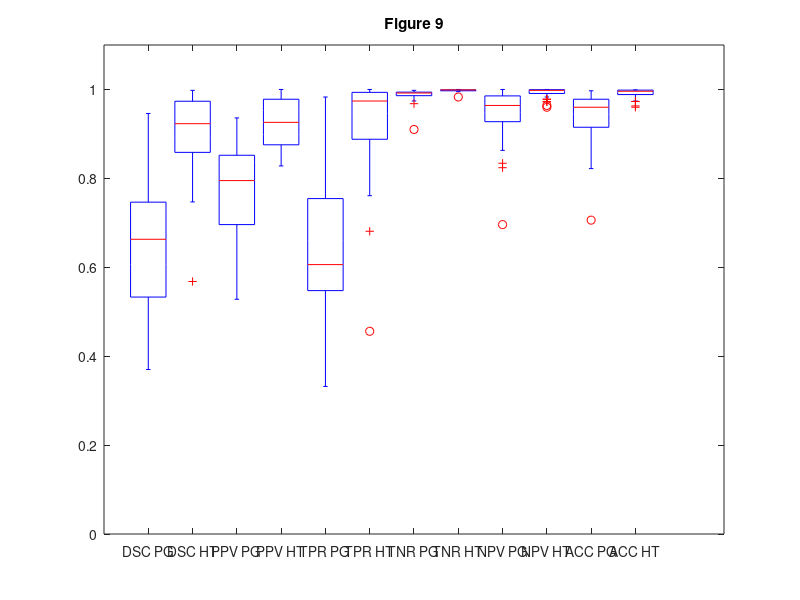
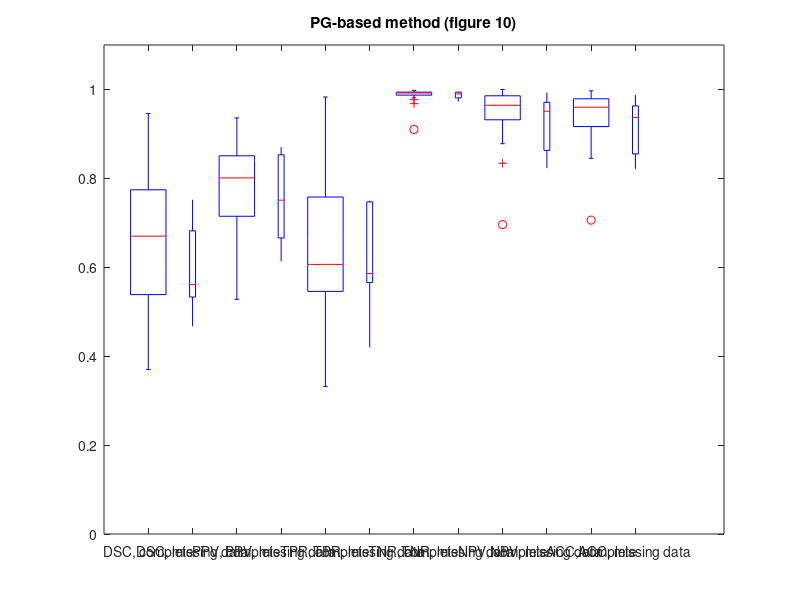
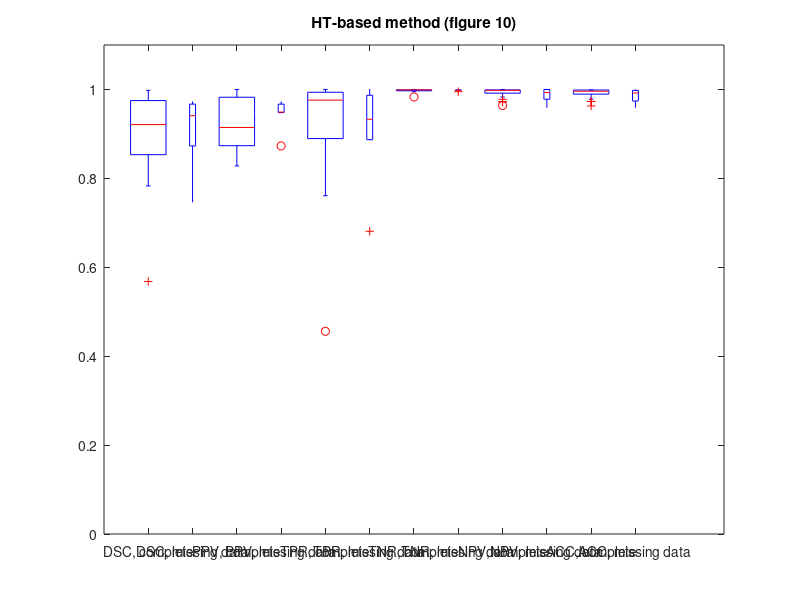

MATLAB code to generate these figures, in order:
clc; clear; close all;

                       %%% BOXPLOTS FIG. 9 AND 10 %%%
                         %%% Check Section 4.3 %%%


%% INPUT DATA        

M1 = [0.370 0.987 0.693 0.989 0.332 0.985 0.968 0.998 0.696 0.995 0.706 0.995];
M2 = [0.599 0.829 0.807 0.890 0.568 0.812 0.995 0.997 0.913 0.964 0.911 0.963];
M3 = [0.843 0.896 0.778 0.828 0.943 0.986 0.994 0.996 0.998 1.000 0.992 0.999];
M4 = [0.736 0.840 0.831 0.981 0.729 0.800 0.993 0.999 0.964 0.972 0.960 0.973];
M5 = [0.480 0.839 0.665 0.872 0.544 0.901 0.990 0.999 0.925 0.978 0.918 0.978];
M6 = [0.465 0.783 0.671 0.857 0.466 0.772 0.994 0.999 0.968 0.997 0.964 0.996];
M7 = [0.465 0.923 0.642 0.871 0.429 0.994 0.993 0.999 0.978 1.000 0.972 0.999];
M8 = [0.390 0.890 0.528 0.896 0.438 0.889 0.984 0.997 0.930 0.998 0.916 0.996];
M9 = [0.403 0.568 0.607 0.848 0.335 0.456 0.998 0.999 0.993 0.996 0.991 0.995];
M10 = [0.627 0.919 0.793 0.926 0.555 0.938 0.988 0.995 0.949 0.996 0.943 0.993];
M11 = [0.705 0.805 0.874 0.959 0.677 0.770 0.993 0.998 0.937 0.973 0.934 0.973];
M12 = [0.894 0.998 0.852 0.997 0.982 1.000 0.984 0.999 0.994 1.000 0.981 0.999];
M13 = [0.582 0.800 0.792 0.991 0.576 0.761 0.993 1.000 0.951 0.983 0.946 0.984];
M14 = [0.623 0.963 0.836 0.997 0.606 0.933 0.987 0.999 0.878 0.990 0.878 0.991];
M15 = [0.533 0.941 0.615 0.972 0.566 0.933 0.981 0.999 0.951 0.993 0.937 0.992];
M16 = [0.533 0.848 0.615 0.842 0.566 0.891 0.981 0.999 0.951 0.994 0.937 0.993];
M17 = [0.916 0.935 0.859 0.889 0.983 0.996 0.997 0.998 1.000 1.000 0.997 0.998];
M18 = [0.555 0.933 0.847 0.912 0.536 0.978 0.994 0.999 0.898 0.999 0.896 0.998];
M19 = [0.751 0.747 0.869 0.967 0.747 0.681 0.990 0.998 0.971 0.960 0.963 0.960];
M20 = [0.525 0.954 0.789 0.917 0.467 1.000 0.991 0.999 0.916 1.000 0.914 0.999];
M21 = [0.677 0.985 0.891 0.983 0.588 0.988 0.977 0.997 0.834 0.998 0.845 0.996];
M22 = [0.561 0.967 0.751 0.949 0.586 0.987 0.994 1.000 0.824 1.000 0.822 0.999];
M23 = [0.721 0.886 0.699 0.878 0.828 0.930 0.985 0.997 0.987 0.991 0.975 0.989];
M24 = [0.742 0.916 0.795 0.861 0.750 0.999 0.995 0.997 0.992 1.000 0.987 0.998];
M25 = [0.677 0.873 0.841 0.862 0.665 0.921 0.997 0.998 0.986 0.998 0.984 0.996];
M26 = [0.663 0.975 0.762 0.953 0.607 1.000 0.988 0.999 0.965 1.000 0.956 0.999];
M27 = [0.789 0.994 0.860 0.995 0.751 0.993 0.988 1.000 0.971 0.999 0.963 0.999];
M28 = [0.589 0.983 0.776 0.975 0.551 0.993 0.996 0.999 0.963 0.999 0.960 0.999];
M29 = [0.785 0.991 0.852 1.000 0.758 0.983 0.992 1.000 0.985 0.998 0.980 0.999];
M30 = [0.468 0.873 0.666 0.873 0.421 0.887 0.974 0.995 0.863 0.978 0.855 0.974];
M31 = [0.729 0.869 0.813 0.906 0.758 0.887 0.992 0.995 0.980 0.991 0.972 0.986];
M32 = [0.682 0.972 0.853 0.948 0.749 1.000 0.994 0.998 0.992 1.000 0.987 0.998];
M33 = [0.811 0.978 0.875 0.983 0.819 0.974 0.910 0.983 0.948 0.997 0.901 0.988];
M34 = [0.788 0.939 0.823 0.892 0.806 0.998 0.994 0.998 0.979 0.999 0.976 0.998];
M35 = [0.946 0.975 0.936 0.958 0.970 0.999 0.989 1.000 0.997 0.999 0.990 0.995];

M = [M1; M2; M3; M4; M5; M6; M7; M8; M9; M10; M11; M12; M13; M14; M15; M16; M17; M18; M19; M20; M21; M22; M23; M24; M25; M26; M27; M28; M29; M30; M31; M32; M33; M34; M35];

DSC_PG = M(:,1);
DSC_HT = M(:,2);
PPV_PG = M(:,3);
PPV_HT = M(:,4);
TPR_PG = M(:,5);
TPR_HT = M(:,6);
TNR_PG = M(:,7);
TNR_HT = M(:,8);
NPV_PG = M(:,9);
NPV_HT = M(:,10);
ACC_PG = M(:,11);
ACC_HT = M(:,12);


group = [ones(size(DSC_PG)); 2 * ones(size(DSC_HT)); ...
    3 * ones(size(PPV_PG)); 4 * ones(size(PPV_HT)); ...
    5 * ones(size(TPR_PG)); 6 * ones(size(TPR_HT)); ...
    7 * ones(size(TNR_PG)); 8 * ones(size(TNR_HT)); ...
    9 * ones(size(NPV_PG)); 10 * ones(size(NPV_HT)); ...
    11 * ones(size(ACC_PG)); 12 * ones(size(ACC_HT))];
h = boxplot([DSC_PG; DSC_HT; PPV_PG; PPV_HT; TPR_PG; TPR_HT; TNR_PG; TNR_HT; NPV_PG; NPV_HT; ACC_PG; ACC_HT], group, 'Labels', {'DSC PG','DSC HT', 'PPV PG','PPV HT', 'TPR PG', 'TPR HT', 'TNR PG', 'TNR HT', 'NPV PG', 'NPV HT', 'ACC PG', 'ACC HT'});
ylim([0 1.1])

colors = load("boxplot_colors.txt");

h = findobj(gca,'Tag','Box'); 
for j=1:length(h) 
patch(get(h(j),'XData'),get(h(j),'YData'),colors(j,:),'FaceAlpha',.5);
end 

xtickangle(45)
set(gcf,'Position',[100 100 1000 250])
title("Figure 9");





%% MISSING DATA
M0 = M(setdiff(1:35,[15, 19, 22, 30, 32]), :); % no missing data
M1 = M([15, 19, 22, 30, 32], :); %missing data

DSC_PG_NOMD = M0(:,1);
DSC_HT_NOMD = M0(:,2);
PPV_PG_NOMD = M0(:,3);
PPV_HT_NOMD = M0(:,4);
TPR_PG_NOMD = M0(:,5);
TPR_HT_NOMD = M0(:,6);
TNR_PG_NOMD = M0(:,7);
TNR_HT_NOMD = M0(:,8);
NPV_PG_NOMD = M0(:,9);
NPV_HT_NOMD = M0(:,10);
ACC_PG_NOMD = M0(:,11);
ACC_HT_NOMD = M0(:,12);
DSC_PG_MD = M1(:,1);
DSC_HT_MD = M1(:,2);
PPV_PG_MD = M1(:,3);
PPV_HT_MD = M1(:,4);
TPR_PG_MD = M1(:,5);
TPR_HT_MD = M1(:,6);
TNR_PG_MD = M1(:,7);
TNR_HT_MD = M1(:,8);
NPV_PG_MD = M1(:,9);
NPV_HT_MD = M1(:,10);
ACC_PG_MD = M1(:,11);
ACC_HT_MD = M1(:,12);


figure
group = [ones(size(DSC_PG_NOMD)); 2 * ones(size(DSC_PG_MD)); ...
    3 * ones(size(PPV_PG_NOMD)); 4 * ones(size(PPV_PG_MD)); ...
    5 * ones(size(TPR_PG_NOMD)); 6 * ones(size(TPR_PG_MD)); ...
    7 * ones(size(TNR_PG_NOMD)); 8 * ones(size(TNR_PG_MD)); ...
    9 * ones(size(NPV_PG_NOMD)); 10 * ones(size(NPV_PG_MD)); ...
    11 * ones(size(ACC_PG_NOMD)); 12 * ones(size(ACC_PG_MD))];
h = boxplot([DSC_PG_NOMD; DSC_PG_MD; PPV_PG_NOMD; PPV_PG_MD; TPR_PG_NOMD; TPR_PG_MD; TNR_PG_NOMD; TNR_PG_MD; NPV_PG_NOMD; NPV_PG_MD; ACC_PG_NOMD; ACC_PG_MD], group, 'Labels', {'DSC, complete','DSC, missing data', 'PPV, complete','PPV, missing data', 'TPR, complete', 'TPR, missing data', 'TNR, complete', 'TNR, missing data', 'NPV, complete', 'NPV, missing data', 'ACC, complete', 'ACC, missing data'});
ylim([0 1.1])
%color = [([0.55 0.71 0]); ([0.55 0.71 0]); ([1 0.5 0]); ([1 0.5 0]); ([0.4 0.4 0.5]); ([0.4 0.4 0.5]); ([0.6 0.8 1]); ([0.6 0.8 1]); ([0.78 0.26 0.46]); ([0.78 0.26 0.46]); ([1.00 0.00 0.00]); ([1.00 0.00 0.00]);]; 

% colors = rand(6, 3);
% Colors = zeros(12,3);
% Colors(1:2:12,:) = colors;
% Colors(2:2:12,:) = colors;
% colors = Colors;
% clear Colors
colors = load("boxplot_colors.txt");

h = findobj(gca,'Tag','Box'); 
for j=1:length(h) 
patch(get(h(j),'XData'),get(h(j),'YData'),colors(j,:),'FaceAlpha',.5);
end 

xtickangle(45)
set(gcf,'Position',[100 100 1000 250])
title ("PG-based method (figure 10)")




figure
group = [ones(size(DSC_HT_NOMD)); 2 * ones(size(DSC_HT_MD)); ...
    3 * ones(size(PPV_HT_NOMD)); 4 * ones(size(PPV_HT_MD)); ...
    5 * ones(size(TPR_HT_NOMD)); 6 * ones(size(TPR_HT_MD)); ...
    7 * ones(size(TNR_HT_NOMD)); 8 * ones(size(TNR_HT_MD)); ...
    9 * ones(size(NPV_HT_NOMD)); 10 * ones(size(NPV_HT_MD)); ...
    11 * ones(size(ACC_HT_NOMD)); 12 * ones(size(ACC_HT_MD))];
h = boxplot([DSC_HT_NOMD; DSC_HT_MD; PPV_HT_NOMD; PPV_HT_MD; TPR_HT_NOMD; TPR_HT_MD; TNR_HT_NOMD; TNR_HT_MD; NPV_HT_NOMD; NPV_HT_MD; ACC_HT_NOMD; ACC_HT_MD], group, 'Labels', {'DSC, complete','DSC, missing data', 'PPV, complete','PPV, missing data', 'TPR, complete', 'TPR, missing data', 'TNR, complete', 'TNR, missing data', 'NPV, complete', 'NPV, missing data', 'ACC, complete', 'ACC, missing data'});
ylim([0 1.1])
%color = [([0.55 0.71 0]); ([0.55 0.71 0]); ([1 0.5 0]); ([1 0.5 0]); ([0.4 0.4 0.5]); ([0.4 0.4 0.5]); ([0.6 0.8 1]); ([0.6 0.8 1]); ([0.78 0.26 0.46]); ([0.78 0.26 0.46]); ([1.00 0.00 0.00]); ([1.00 0.00 0.00]);]; 

% colors = rand(6, 3);
% Colors = zeros(12,3);
% Colors(1:2:12,:) = colors;
% Colors(2:2:12,:) = colors;
% colors = Colors;
% clear Colors
colors = load("boxplot_colors.txt");

h = findobj(gca,'Tag','Box'); 
for j=1:length(h) 
patch(get(h(j),'XData'),get(h(j),'YData'),colors(j,:),'FaceAlpha',.5);
end 

xtickangle(45)
set(gcf,'Position',[100 100 1000 250])
title ("HT-based method (figure 10)")
